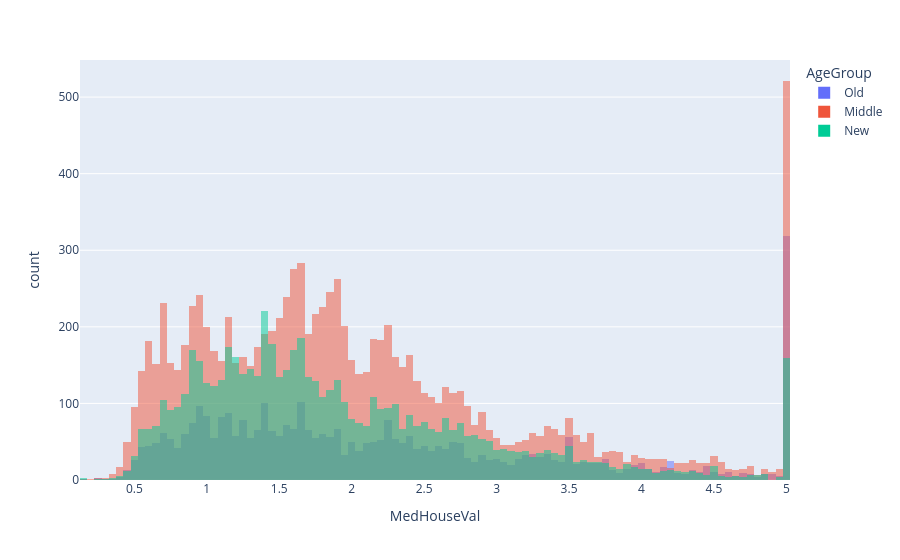

The code cell stored with this chart in its notebook:
### Markdown cell above
## Histogram chồng nhóm

### Code cell
df["AgeGroup"] = pd.cut(
    df["HouseAge"],
    bins=[0,20,40,60],
    labels=["New","Middle","Old"]
)

px.histogram(
    df,
    x="MedHouseVal",
    color="AgeGroup",
    barmode="overlay"
)

### Figure 1 — Plotly figure (JSON) as saved in the notebook; plotly's stock layout.template omitted (floating-point values rounded to 4 significant figures; data arrays with more than 128 entries replaced by an {"elided": "..."} marker saying what was removed)
{"data": [{"bingroup": "x", "hovertemplate": "AgeGroup=Old<br>MedHouseVal=%{x}<br>count=%{y}<extra></extra>", "legendgroup": "Old", "marker": {"color": "#636efa", "opacity": 0.5, "pattern": {"shape": ""}}, "name": "Old", "orientation": "v", "showlegend": true, "type": "histogram", "x": {"elided": "3878 float values"}, "xaxis": "x", "yaxis": "y"}, {"bingroup": "x", "hovertemplate": "AgeGroup=Middle<br>MedHouseVal=%{x}<br>count=%{y}<extra></extra>", "legendgroup": "Middle", "marker": {"color": "#EF553B", "opacity": 0.5, "pattern": {"shape": ""}}, "name": "Middle", "orientation": "v", "showlegend": true, "type": "histogram", "x": {"elided": "10469 float values"}, "xaxis": "x", "yaxis": "y"}, {"bingroup": "x", "hovertemplate": "AgeGroup=New<br>MedHouseVal=%{x}<br>count=%{y}<extra></extra>", "legendgroup": "New", "marker": {"color": "#00cc96", "opacity": 0.5, "pattern": {"shape": ""}}, "name": "New", "orientation": "v", "showlegend": true, "type": "histogram", "x": {"elided": "6293 float values"}, "xaxis": "x", "yaxis": "y"}], "layout": {"barmode": "overlay", "legend": {"title": {"text": "AgeGroup"}, "tracegroupgap": 0}, "margin": {"t": 60}, "xaxis": {"anchor": "y", "domain": [0, 1], "title": {"text": "MedHouseVal"}}, "yaxis": {"anchor": "x", "domain": [0, 1], "title": {"text": "count"}}}}
